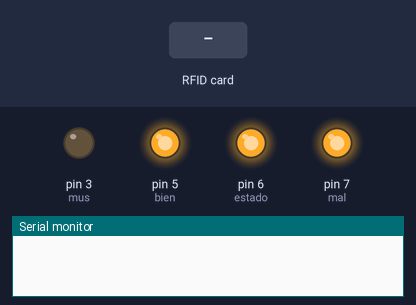
Recording of a sketch running on a simulated Arduino Uno, built with avr-gcc and run on an emulated ATmega328P. Shown: output pins drawn as LEDs (lit = HIGH), the last lines printed to the serial monitor. The inputs (shaded band) are chosen by the test bench. Pins used as bus, display or sensor lines are not drawn.

Above: at 1.2 s.
1.3 s: RFID card 3A E2 2E 98 held to the reader
At 3.0 s:
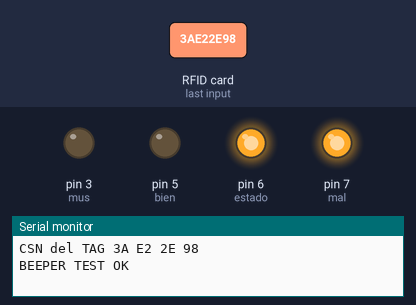
4.3 s: RFID card 63 50 1E 90 held to the reader
At 8.7 s:
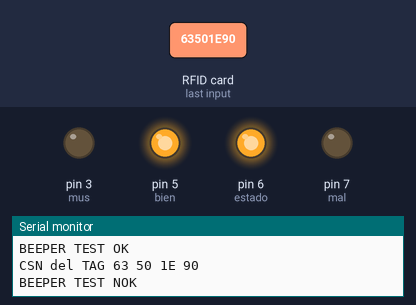
10.3 s: RFID card 5E 7A 19 C4 held to the reader
At 10.9 s:
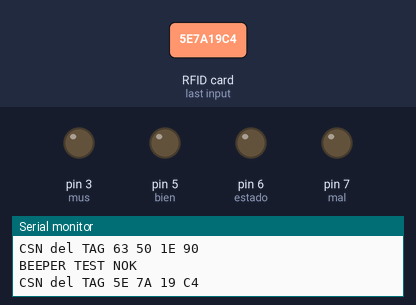
Timing chart, 0 to 14.4 s (numbered marks = the images above; inputs shaded):
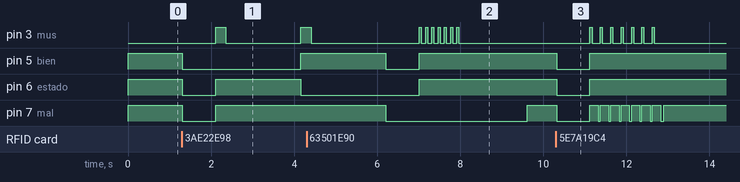

Measured:
- after the input at 1.3 s, pin 3 (mus): LOW → HIGH after 0.81 s, → LOW 0.25 s later, → HIGH 1.8 s later; pin 5 (bien): HIGH → LOW at once, → HIGH 2.9 s later; pin 6 (estado): HIGH → LOW at once, → HIGH 0.80 s later, → LOW 2.1 s later; pin 7 (mal): HIGH → LOW at once, → HIGH 0.80 s later
- after the input at 4.3 s, pin 5 (bien): HIGH → LOW after 1.9 s, → HIGH 0.80 s later; pin 6 (estado): LOW → HIGH after 2.7 s instead of 1.9 s; pin 7 (mal): HIGH → LOW after 1.9 s, → HIGH 3.4 s later
- after the input at 10.3 s, pin 3 (mus): alternates HIGH for 0.05 s and LOW for 0.20 s, 14 changes in all, then stays LOW, starting after 0.82 s; pin 5 (bien), pin 6 (estado): HIGH → LOW at once, → HIGH 0.80 s later; pin 7 (mal): HIGH → LOW at once, then repeats every 0.25 s: HIGH 0.20 s, LOW 0.05 s, until it stays HIGH from 12.9 s

The sketch:

RFID_Tester_IM.ino
```cpp
#include <SPI.h>        //<libreria para usar la libreria SPI
#include <MFRC522.h>    //Libreria que incluye el RFID-RC522

/*
 Conexiones (MFRC522 hacia el ATMEGA328PU
 MFRC522 pin SDA  hacia DIG 9
 MFRC522 pin SCK  hacia DIG 13
 MFRC522 pin MOSI hacia DIG 11
 MFRC522 pin MISO hacia DIG 12
 MFRC522 pin GND  a TIERRA
 MFRC522 pin RST  hacia DIG 10
 MFRC522 pin 3.3V A 3.3. V
*/

// Se definen los pines para el modulo RFID-RC522
#define SDA_PIN  9
#define RST_PIN  10

MFRC522 mfrc522(SDA_PIN, RST_PIN);

#define bien    5
#define mal     7
#define estado  6
#define mus     3

int timer = 50;

String sn = "Ix01170007"; // Aqui grabamos el serial del Validador
String ver = "V0.14";     // Aqui es la version del sketch
char i = '\0';

void setup()
{
  // Inicializamos los pines de salida
  pinMode(bien, OUTPUT);
  pinMode(mal, OUTPUT);
  pinMode(mus, OUTPUT);
  pinMode(estado, OUTPUT);

  digitalWrite(bien, HIGH);
  digitalWrite(mal, HIGH);
  digitalWrite(estado, HIGH);

  digitalWrite(mus, LOW);

  Serial.begin(115200);     // Iniciamos la comunicacion serial

  SPI.begin();              // Iniciamos el SPI bus
  mfrc522.PCD_Init();       // Iniciamos el modulo MFRC522
}

void loop()
{
  if (Serial.available())
  {
    i = Serial.read();
    switch(i)
    {
      case 's': // Leer el SN del Validador
        Serial.println(sn);
        break;
      case 'v':
        Serial.println(ver);
        break;
    }
  }

  // Aguardamos un momento para revisar si hay un TAG RFID
  if ( ! mfrc522.PICC_IsNewCardPresent())
  {
    digitalWrite(bien, HIGH);
    digitalWrite(mal, HIGH);
    digitalWrite(estado, HIGH);
    return;
  }
  else
  {
    digitalWrite(bien, LOW);
    digitalWrite(mal, LOW);
    digitalWrite(estado, LOW);
  }
  // Selecciona una de las tarjetas
  if ( ! mfrc522.PICC_ReadCardSerial())
  {
    return;
  }

  // Muestra el ID de la tarjeta
  Serial.print("CSN del TAG");
  String conteudo= "";
  byte letra;
  for (byte i = 0; i < mfrc522.uid.size; i++)
  {
     Serial.print(mfrc522.uid.uidByte[i] < 0x10 ? " 0" : " ");
     Serial.print(mfrc522.uid.uidByte[i], HEX);
     conteudo.concat(String(mfrc522.uid.uidByte[i] < 0x10 ? " 0" : " "));
     conteudo.concat(String(mfrc522.uid.uidByte[i], HEX));
  }
  Serial.println();
  conteudo.toUpperCase();

    // Comprobamos si la tarjeta que se ha leido es la correcta
  if (conteudo.substring(1) == "3A E2 2E 98" )
  {
    for (int busy = 0 ; busy <= 15 ; busy++)
    {
      delay(timer);
    }
    digitalWrite(bien, HIGH);
    digitalWrite(mal, HIGH);
    digitalWrite(estado, HIGH);

    Serial.println("BEEPER TEST OK");
    Serial.println();

    digitalWrite(bien, LOW);
    beep_largo();
    for (int j = 0 ; j <= 30 ; j++)
    {
      delay(timer);
    }

    digitalWrite(bien, HIGH);

    digitalWrite(estado, LOW);
    beep_largo();
    for (int k = 0 ; k <= 30 ; k ++)
    {
      delay(timer);
    }

    digitalWrite(estado, HIGH);
  }

   // Comprobamos si la tarjeta que se ha leido es la correcta
  if (conteudo.substring(1) == "63 50 1E 90" )
  {
    for (int busy = 0 ; busy <= 15 ; busy++)
    {
      delay(timer);
    }
    digitalWrite(bien, HIGH);
    digitalWrite(mal, HIGH);
    digitalWrite(estado, HIGH);

    Serial.println("BEEPER TEST NOK");
    Serial.println();
    digitalWrite(mal, LOW);
    beep_corto();
    beep_corto();
    beep_corto();
    beep_corto();
    beep_corto();
    beep_corto();
    beep_corto();

    for ( int j = 0 ; j <= 30 ; j ++)
    {
      delay(timer);
    }
    digitalWrite(mal, HIGH);
  }
    // Si leemos otro CSN solamente avisara que no es correcto
  if (  conteudo.substring(1) != "3A E2 2E 98" &&
        conteudo.substring(1) != "63 50 1E 90" )
  {
    for (int busy = 0 ; busy <= 15 ; busy++)
    {
      delay(timer);
    }
    digitalWrite(bien, HIGH);
    digitalWrite(mal, HIGH);
    digitalWrite(estado, HIGH);

    Serial.println("Tag No Valido");
    Serial.println();

    for ( int intermitente = 0 ; intermitente <= 6 ; intermitente++)
    {
      digitalWrite(mal, HIGH);
      beep_corto();
      delay(timer);
      digitalWrite(mal, LOW);
      delay(timer);
    }
  }
}

void beep_corto()
{
  digitalWrite(mus, HIGH);
  delay(50);
  digitalWrite(mus, LOW);
  delay(100);
}

void beep_largo()
{
  digitalWrite(mus, HIGH);
  delay(250);
  digitalWrite(mus, LOW);
  delay(250);
}
```
